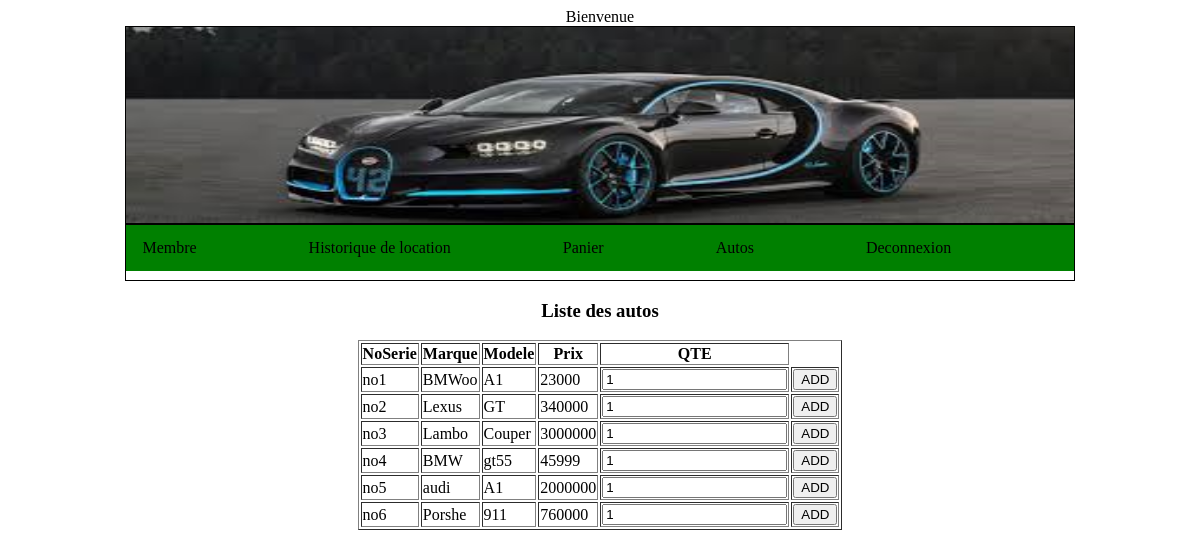
/membre.php?lien=membreauto (signed in), run on the app's committed database.
### tables this page shows
CREATE TABLE `auto` (
  `noserie` varchar(30) NOT NULL,
  `marque` varchar(30) NOT NULL,
  `modele` varchar(30) NOT NULL,
  `disponible` tinyint(1) NOT NULL,
  `prix` decimal(10,0) NOT NULL,
  `photo` varchar(30) NOT NULL
);

### membreauto.php (the view, shortened to what this page needs)
<?php
include("connect.php");
$reqprod=mysqli_query($connect,"select * from auto") or die("Erreur de requete SQL!");
echo "<h3> Liste des autos </h3><table border='1'>
<tr><th>NoSerie </th><th>Marque </th><th> Modele</th><th> Prix</th><th>QTE </th> </tr>";
while($resultat=mysqli_fetch_row($reqprod))
{
	echo "<tr> <td>$resultat[0]</td> <td>$resultat[1]</td>
	<td>$resultat[2]</td><td>$resultat[4]</td>
	<td><input id='$resultat[0]' name='qte' value='1'></td>
	<td><button onclick='add($resultat[0]);'> ADD</button></td></tr>";
}
echo "</table>";
?>

### data on the page
auto: noserie "no1", marque "BMWoo", modele "A1", prix "23000"
auto: noserie "no2", marque "Lexus", modele "GT", prix "340000"
auto: noserie "no3", marque "Lambo", modele "Couper", prix "3000000"
auto: noserie "no4", marque "BMW", modele "gt55", prix "45999"
auto: noserie "no5", marque "audi", modele "A1", prix "2000000"
auto: noserie "no6", marque "Porshe", modele "911", prix "760000"
